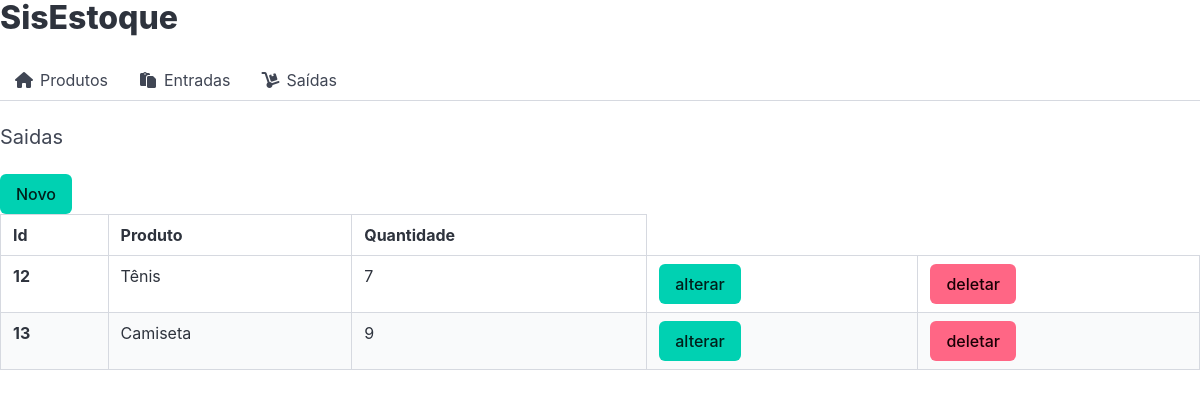
Screenshot of /saida/list_saida with the database file from the repository.
### saida/models.py (models this page shows, shortened)
class Saidas(models.Model):
    produto = models.ForeignKey(Produtos, on_delete=models.CASCADE, verbose_name='Produto')
    preco = models.FloatField('Preco', default=0)
    quantidade = models.IntegerField('Quantidade', default=0)
    criado = models.DateTimeField('Criado em', auto_now_add=True)
    modificado = models.DateTimeField('Modificado em', auto_now=True)

### produto/models.py (models this page shows, shortened)
class Produtos(models.Model):
    produto = models.CharField('Produto', max_length=200)
    cor = models.ForeignKey(Cores, on_delete=models.PROTECT, verbose_name='Cor')
    descricao = models.TextField('Descriçao', blank=True)
    quantidade = models.IntegerField('Quantidade', default=0)
    preco = models.DecimalField('Preço', decimal_places=2, max_digits=8, default=0)
    criado = models.DateTimeField('Criado em', auto_now_add=True)
    modificado = models.DateField('Modificado em', auto_now=True)
    def __str__(self):
        return self.produto
    class Meta:
        verbose_name = 'Produto'
        verbose_name_plural = 'Produtos'
        ordering = ['-produto']

### saida/views.py (the view)
# urls.py: path('list_saida', list_saida, name='list_saida'),
def list_saida(request):
    saidas = Saidas.objects.all()
    template_name = 'list_saida.html'
    context = {
        'saidas': saidas
    }
    return render(request, template_name, context)

### saida/templates/list_saida.html
{% extends 'base.html' %}{% block product %}
<h2 class="subtitle">Saidas</h2>
<a class="button is-primary" href="{% url 'saida:new_saida' %}">Novo</a>
<table class="table is-striped is-hoverable is-fullwidth is-bordered ">
  <thead>
    <tr>
      <th>Id</th>
      <th>Produto</th>
      <th>Quantidade</th>
    </tr>
  </thead>
  <tbody>{% for saida in saidas %}<tr>
      <th>{{ saida.id }}</th>
      <td>{{ saida.produto }}</td>
      <td>{{ saida.quantidade }}</td>
      <td><a class="button is-primary" href="{% url 'saida:update_saida' saida.id %}">alterar</a></td>
      <td><a class="button is-danger" href="{% url 'saida:delete_saida' saida.id %}">deletar</a></td>
    </tr>{% endfor %} </tbody>
</table>
{% endblock %}

### rows the page displays
Saidas: id "12", produto "Tênis", quantidade "7"
Saidas: id "13", produto "Camiseta", quantidade "9"
